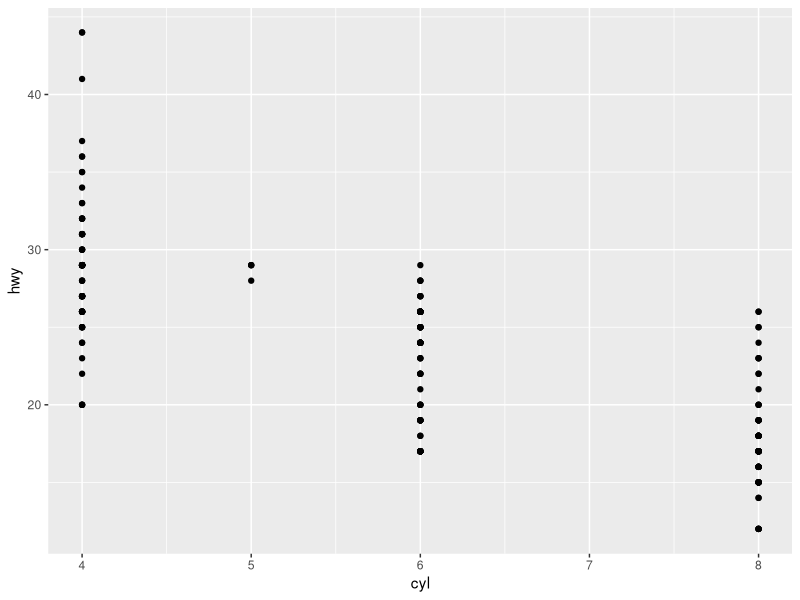
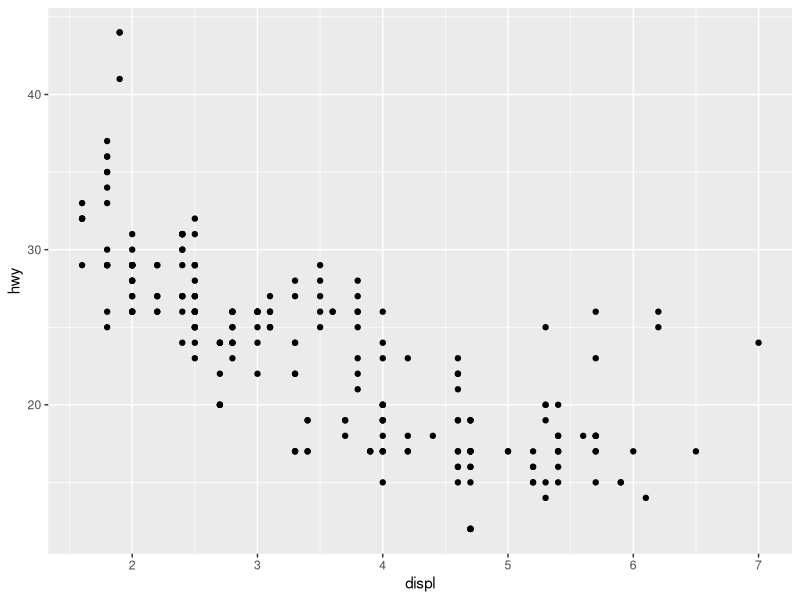

The R source for these figures, in order:
## ---- chunk 1
knitr::opts_chunk$set(echo = TRUE)
## ---- chunk 2
library(tidyverse)
## ---- chunk 3
ggplot(data = mpg) + geom_point(mapping = aes(x = cyl, y = hwy))
## ---- chunk 4
library(tidyverse)
ggplot(data = mpg) + 
  geom_point(mapping = aes(x = displ, y = hwy))
filter(mpg, cyl == 8)
filter(diamonds, carat > 3)
